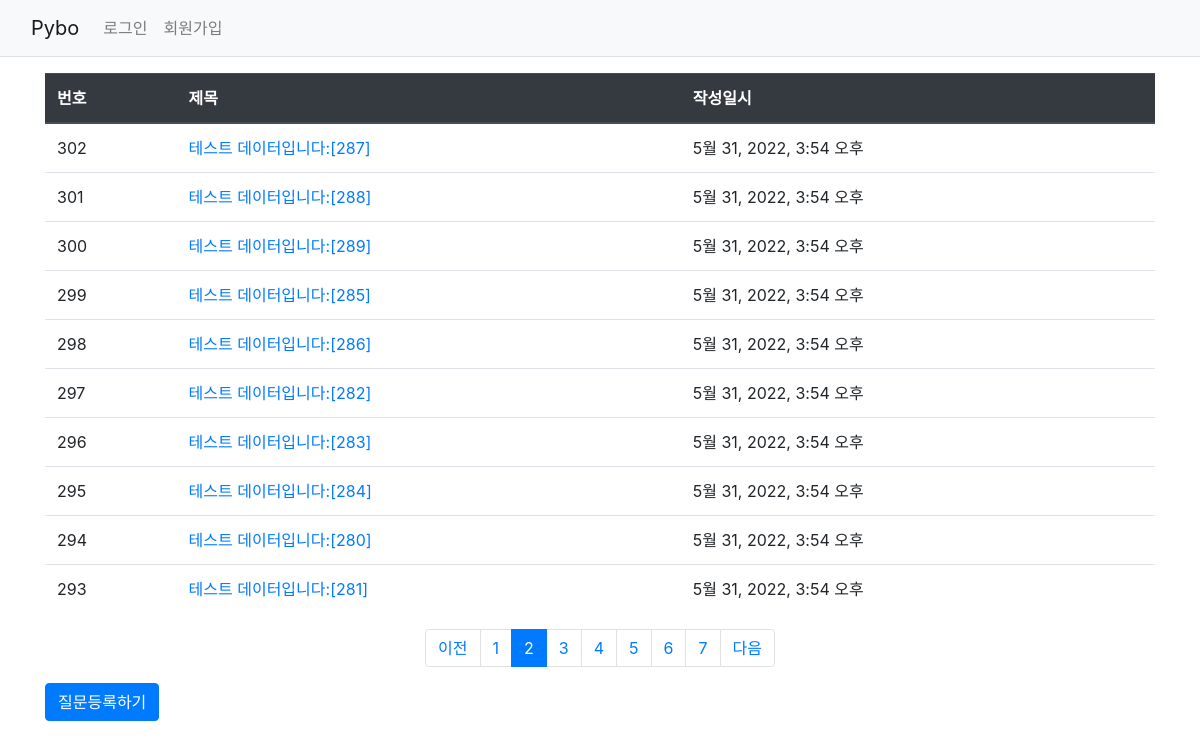
Page /pybo/?page=2 on the committed database.
### pybo/models.py (models this page shows, shortened)
class Question(models.Model):
    subject = models.CharField(max_length=200)
    content = models.TextField()
    create_date = models.DateTimeField()

### pybo/views.py (the view)
# urls.py: path('', views.index, name='index'),  # '/' 에 해당되는 path
def index(request):
    page = request.GET.get('page', '1')  # 페이지
    question_list = Question.objects.order_by('-create_date')  # -붙으면 내림차순 없으면 오름차순
    paginator = Paginator(question_list, 10)  # 페이지당 10개씩 보여주기
    page_object = paginator.get_page(page)
    context = {'question_list': page_object}  # 딕셔너리의 {'키' : 값}
    return render(request, 'pybo/question_list.html', context)  # 인자 값 3개

### pybo/templatetags/pybo_filter.py (called while the page is built)
@register.filter
def sub(value, arg):
    return value - arg

### templates/pybo/question_list.html (shortened to what this page needs)
<!DOCTYPE html>
<html lang="en">
<head>
</head>
<body>
    {% extends 'base.html' %}
    {% load pybo_filter %}
    {% block content %}
    <div class="container my-3">
        <table class="table">
            <thead>
            <tr class="thead-dark">
                <th>번호</th>
                <th>제목</th>
                <th>작성일시</th>
            </tr>
            </thead>
            <tbody>
                {% if question_list %}
                {% for question in question_list %}
                <tr>
                    <td>
                        {{ question_list.paginator.count|sub:question_list.start_index|sub:forloop.counter0|add:1 }}
                    </td>
                    <td>
                        <a href="{% url 'pybo:detail' question.id %}">
                            {{ question.subject }}
                        </a>
                    </td>
                    <td>{{ question.create_date }}</td>
                </tr>
            {% endfor %}
            {% else %}
            <tr>
                <td colspan="3">질문이 없습니다.</td>
            </tr>
            {% endif %}
            </tbody>
        </table>
        <ul class="pagination justify-content-center">
            {% if question_list.has_previous %}
            <li class="page-item">
                <a class="page-link"
                   href="?page={{ question_list.previous_page_number }}">이전</a>
            </li>
            {% else %}
            <li class="page-item disabled">
                <a class="page-link" tabindex="-1" aria-disabled="true" href="#">이전</a>
            </li>
            {% endif %}
            {% for page_number in question_list.paginator.page_range %}
            {% if page_number >= question_list.number|add:-5 and page_number <= question_list.number|add:5 %}
            {% if page_number == question_list.number %}
            <li class="page-item active" aria-current="page">
                <a class="page-link" href="?page={{ page_number }}">{{ page_number }}</a>
            </li>
            {% else %}
            <li class="page-item">
                <a class="page-link" href="?page={{ page_number }}">{{ page_number }}</a>
            </li>
            {% endif %}
            {% endif %}
            {% endfor %}
            {% if question_list.has_next %}
            <li class="page-item">
                <a class="page-link" href="?page={{ question_list.next_page_number }}">다음</a>
            </li>
            {% else %}
            <li class="page-item disavled">
                <a class="page-link" tabindex="-1" aria-disabled="true" href="#">다음</a>
            </li>
            {% endif %}
        </ul>
        <a href="{% url 'pybo:question_create' %}" class="btn btn-primary">질문등록하기</a>
    </div>
    {% endblock %}

### rows in the picture
Question: paginator.count|sub "302", subject "테스트 데이터입니다:[287]", create_date "5월 31, 2022, 3:54 오후"
Question: paginator.count|sub "301", subject "테스트 데이터입니다:[288]", create_date "5월 31, 2022, 3:54 오후"
Question: paginator.count|sub "300", subject "테스트 데이터입니다:[289]", create_date "5월 31, 2022, 3:54 오후"
Question: paginator.count|sub "299", subject "테스트 데이터입니다:[285]", create_date "5월 31, 2022, 3:54 오후"
Question: paginator.count|sub "298", subject "테스트 데이터입니다:[286]", create_date "5월 31, 2022, 3:54 오후"
Question: paginator.count|sub "297", subject "테스트 데이터입니다:[282]", create_date "5월 31, 2022, 3:54 오후"
Question: paginator.count|sub "296", subject "테스트 데이터입니다:[283]", create_date "5월 31, 2022, 3:54 오후"
Question: paginator.count|sub "295", subject "테스트 데이터입니다:[284]", create_date "5월 31, 2022, 3:54 오후"
Question: paginator.count|sub "294", subject "테스트 데이터입니다:[280]", create_date "5월 31, 2022, 3:54 오후"
Question: paginator.count|sub "293", subject "테스트 데이터입니다:[281]", create_date "5월 31, 2022, 3:54 오후"

### other values in the picture
{{ page_number }} "1" "3" "4" "5" "6" "7"
{{ page_number }} "2"
